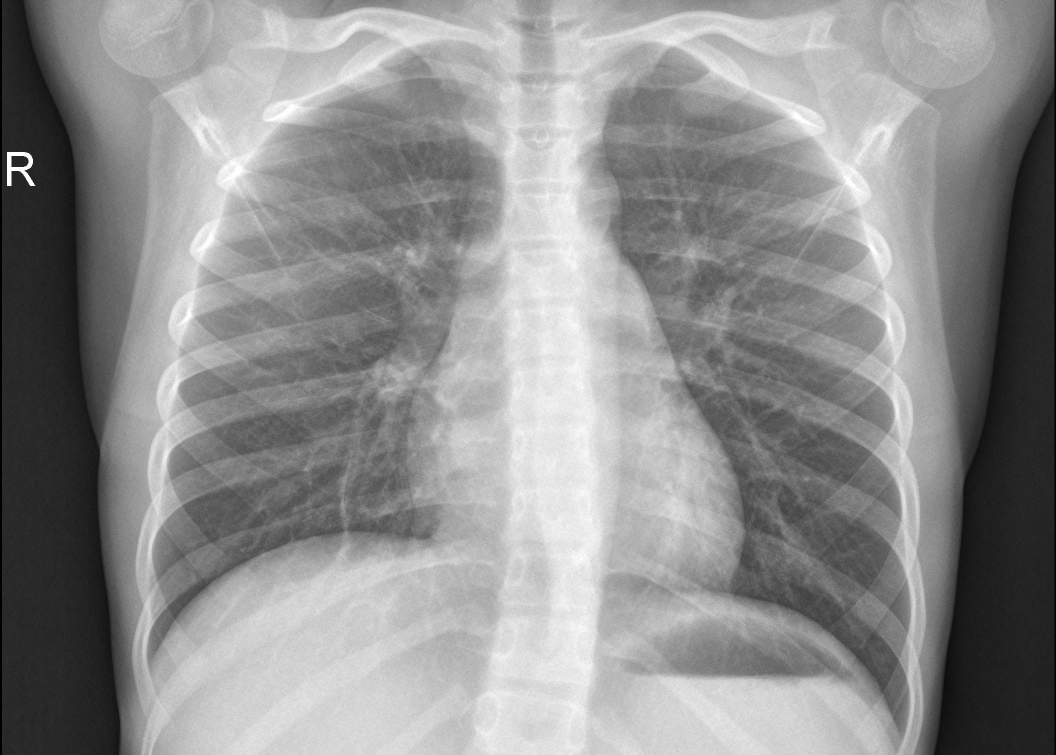
#> input picture chest_xray/test/NORMAL/IM-0003-0001.jpeg, 2111 x 1509 px, found by its file name (shown at 1/2 size); its folder holds only this picture in this run
$ jupyter execute --allow-errors PneumoniaRandomForest.ipynb   (shell and % lines are left out)   (older library calls are emulated)
#> lines starting #> are read from the running program, lines starting #| are printed output that depends on the picture; long printed decimals are rounded
<a href="https://colab.research.google.com/github/atharvai812/PneumoniaDetection/blob/RF/PneumoniaRandomForest.ipynb" target="_parent"></a>

[cell 1]
from google.colab import drive
import os
import cv2
import numpy as np
import matplotlib.pyplot as plt

# Mount Google Drive
drive.mount('/content/drive', force_remount=True)
# Directories for the dataset
base_dir = '/content/drive/MyDrive/PneumoniaDetection/chest_xray/'
train_dir = os.path.join(base_dir, 'train')
val_dir = os.path.join(base_dir, 'val')
test_dir = os.path.join(base_dir, 'test')

# Function to load and convert images to grayscale
def load_and_convert_to_grayscale(image_dir):
    images = []
    labels = []
    for label in ['NORMAL', 'PNEUMONIA']:
        folder_path = os.path.join(image_dir, label)
        for img_name in os.listdir(folder_path):
            img_path = os.path.join(folder_path, img_name)
            img = cv2.imread(img_path, cv2.IMREAD_GRAYSCALE)  # Read image in grayscale
#> img is the input picture: shape (1509, 2111); min 0, max 255, mean 142.4
            img = cv2.resize(img, (150, 150))  # Resize to 150x150
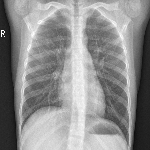
#> img: shape (150, 150); min 13, max 255, mean 142.5
            images.append(img)
            labels.append(0 if label == 'NORMAL' else 1)
#> pass 2 of the loop in load_and_convert_to_grayscale, `for label in ['NORMAL', 'PNEUMONIA']:`:
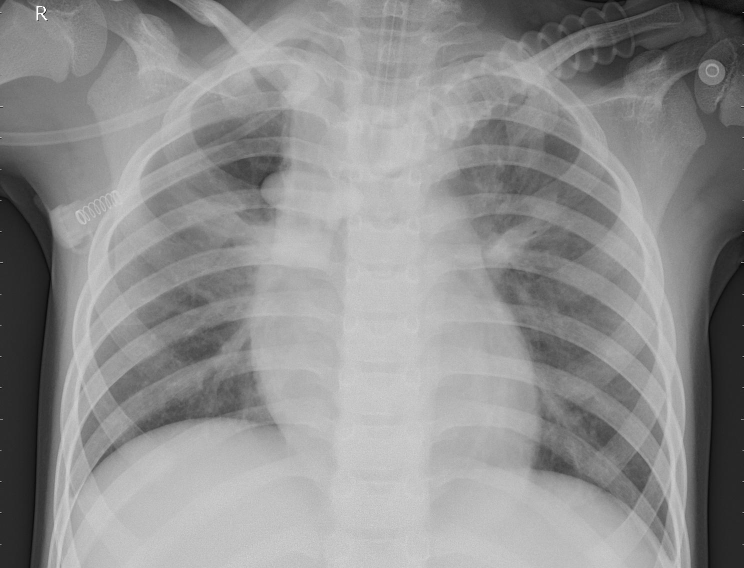
#> input picture chest_xray/test/PNEUMONIA/person10_virus_35.jpeg, 1488 x 1136 px, found by its file name (shown at 1/2 size)
#> in load_and_convert_to_grayscale, img is the input picture: shape (1136, 1488); min 0, max 255, mean 142.5
#> in load_and_convert_to_grayscale, `img = cv2.resize(img, (150, 150))`:
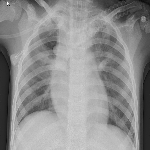
#> img: shape (150, 150); min 11, max 255, mean 142.4
    return np.array(images), np.array(labels)

# Load the data
train_images, train_labels = load_and_convert_to_grayscale(train_dir)
#> train_labels = [0, 1]
#> pass 2 of the loop in load_and_convert_to_grayscale, `for label in ['NORMAL', 'PNEUMONIA']:`:
val_images, val_labels = load_and_convert_to_grayscale(val_dir)
#> val_labels = [0, 1]
#> pass 2 of the loop in load_and_convert_to_grayscale, `for label in ['NORMAL', 'PNEUMONIA']:`:
test_images, test_labels = load_and_convert_to_grayscale(test_dir)
#> test_labels = [0, 1]

# Display example image
plt.imshow(train_images[0], cmap='gray')
plt.title('Sample Image - Grayscale')
plt.show()

[cell 2]
import cv2
from skimage.restoration import denoise_tv_chambolle

def anisotropic_diffusion(image):
    return denoise_tv_chambolle(image, weight=0.1)

# Apply on a sample image
filtered_image = anisotropic_diffusion(train_images[0])
plt.imshow(filtered_image, cmap='gray')
plt.title('Anisotropic Diffusion Filter Applied')
plt.show()

[cell 3]
def nlm_filter(image):
    return cv2.fastNlMeansDenoising(image, None, 30, 7, 21)

# Apply on a sample image
filtered_image = nlm_filter(train_images[0])
plt.imshow(filtered_image, cmap='gray')
plt.title('NLM Filter Applied')
plt.show()

[cell 4]
def gaussian_filter(image):
    return cv2.GaussianBlur(image, (5, 5), 0)

# Apply on a sample image
filtered_image = gaussian_filter(train_images[0])
plt.imshow(filtered_image, cmap='gray')
plt.title('Gaussian Filter Applied')
plt.show()

[cell 5]
from scipy.signal import wiener

def wiener_filter(image):
    return wiener(image, (5, 5))

# Apply on a sample image
filtered_image = wiener_filter(train_images[0])
#> in wiener_filter, `return wiener(image, (5, 5))`:
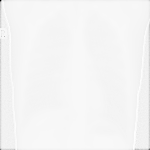
#> returned value: shape (150, 150) float64; min -6876.7, max 408.3, mean 129.3; drawn with min black and max white
plt.imshow(filtered_image, cmap='gray')
plt.title('Wiener Filter Applied')
plt.show()

[cell 6]
from skimage.metrics import structural_similarity as ssim
from skimage.metrics import mean_squared_error
import math

# Function for calculating MSE, PSNR, and SSIM
def calculate_metrics(original_image, filtered_image):
    # Calculate MSE
    mse_value = mean_squared_error(original_image, filtered_image)

    # Calculate PSNR
    psnr_value = 20 * math.log10(255.0 / math.sqrt(mse_value))

    # Calculate SSIM (use data_range to specify the range of pixel values)
    ssim_value = ssim(original_image, filtered_image, data_range=original_image.max() - original_image.min())

    return mse_value, psnr_value, ssim_value

# Compare each filter
original_image = train_images[0]

filters = {
    'Anisotropic': anisotropic_diffusion,
    'NLM': nlm_filter,
    'Gaussian': gaussian_filter,
    'Wiener': wiener_filter
}

for filter_name, filter_func in filters.items():
    # Apply the filter
    filtered_image = filter_func(original_image)

    # Calculate metrics
    mse_value, psnr_value, ssim_value = calculate_metrics(original_image, filtered_image)

    # Print the results
    print(f"Filter: {filter_name} -> MSE: {mse_value}, PSNR: {psnr_value}, SSIM: {ssim_value}")
#> this loop made 4 passes
#> (mse_value, psnr_value, ssim_value) on passes 1 to 4: (23758, 4.37, 0.00257), (127.4, 27.08, 0.691), (64.85, 30.01, 0.885), (16930.3, 5.84, 0.518)
#| Filter: Anisotropic -> MSE: 23758.002, PSNR: 4.373, SSIM: 0.002565
#| Filter: NLM -> MSE: 127.414, PSNR: 27.079, SSIM: 0.6912
#| Filter: Gaussian -> MSE: 64.849, PSNR: 30.012, SSIM: 0.8845
#| Filter: Wiener -> MSE: 16930.286, PSNR: 5.844, SSIM: 0.5177

[cell 7]
def apply_gaussian_filter(images):
    filtered_images = []
    for img in images:
        filtered_img = cv2.GaussianBlur(img, (5, 5), 0)
        filtered_images.append(filtered_img)
    return np.array(filtered_images)

# Applying Gaussian filter to the train, validation, and test datasets
filtered_train_images = apply_gaussian_filter(train_images)
#> the loop in apply_gaussian_filter, `for img in images:` made 2 passes
#> pass 2, in apply_gaussian_filter, `filtered_img = cv2.GaussianBlur(img, (5, 5), 0)`:
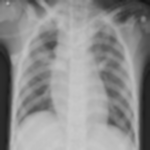
#> filtered_img: shape (150, 150); min 19, max 203, mean 142.4
#> after the loop in apply_gaussian_filter, `for img in images:`: filtered_images = 2 items
filtered_val_images = apply_gaussian_filter(val_images)
#> the loop in apply_gaussian_filter (call 2), `for img in images:` made 2 passes
filtered_test_images = apply_gaussian_filter(test_images)

# Display a sample filtered image
plt.imshow(filtered_train_images[0], cmap='gray')
plt.title('Sample Filtered Image (Gaussian)')
plt.show()

[cell 8]
from skimage.metrics import structural_similarity as ssim
from skimage.metrics import mean_squared_error
import math

# Function to calculate metrics
def calculate_metrics(original_image, filtered_image):
    mse_value = mean_squared_error(original_image, filtered_image)
    psnr_value = 20 * math.log10(255.0 / math.sqrt(mse_value))
    ssim_value = ssim(original_image, filtered_image)
    return mse_value, psnr_value, ssim_value

# Compareing the original and filtered images for a sample image
sample_index = 0
original_image = train_images[sample_index]
filtered_image = filtered_train_images[sample_index]

# Calculate MSE, PSNR, SSIM for the Gaussian filtered image
mse_value, psnr_value, ssim_value = calculate_metrics(original_image, filtered_image)
#> in calculate_metrics, `mse_value = mean_squared_error(original_image, filtered_image)`: mse_value = 64.85
#> in calculate_metrics, `psnr_value = 20 * math.log10(255.0 / math.sqrt(mse_value))`: psnr_value = 30.01
#> in calculate_metrics, `ssim_value = ssim(original_image, filtered_image)`: ssim_value = 0.888
#> mse_value = 64.85; psnr_value = 30.01; ssim_value = 0.888
print(f"Gaussian Filter -> MSE: {mse_value}, PSNR: {psnr_value}, SSIM: {ssim_value}")
#| Gaussian Filter -> MSE: 64.849, PSNR: 30.012, SSIM: 0.8876

[cell 9]
def apply_clahe(images):
    clahe_images = []
    clahe = cv2.createCLAHE(clipLimit=2.0, tileGridSize=(8, 8))
    for img in images:
        clahe_img = clahe.apply(img)
        clahe_images.append(clahe_img)
    return np.array(clahe_images)

# Apply CLAHE to the filtered images
clahe_train_images = apply_clahe(filtered_train_images)
#> the loop in apply_clahe, `for img in images:` made 2 passes
#> pass 1, in apply_clahe, `clahe_img = clahe.apply(img)`:
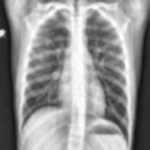
#> clahe_img: shape (150, 150); min 20, max 255, mean 149.3
#> pass 2, in apply_clahe, `clahe_img = clahe.apply(img)`:
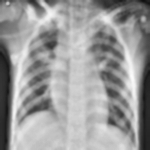
#> clahe_img: shape (150, 150); min 15, max 251, mean 154.7
#> after the loop in apply_clahe, `for img in images:`: clahe_images = 2 items
clahe_val_images = apply_clahe(filtered_val_images)
#> the loop in apply_clahe (call 2), `for img in images:` made 2 passes
clahe_test_images = apply_clahe(filtered_test_images)

# Display a sample CLAHE applied image
plt.imshow(clahe_train_images[0], cmap='gray')
plt.title('Sample Image after Gaussian Filter and CLAHE')
plt.show()

[cell 10]
from tensorflow.keras.preprocessing.image import ImageDataGenerator
import numpy as np
import matplotlib.pyplot as plt

# Define the augmentation
#> (the rest of this cell did not finish here and is left out)

[cell 11]
import matplotlib.pyplot as plt
import numpy as np

# Assuming clahe_train_images is a list or array of images (grayscale)
num_images = len(clahe_train_images)
#> num_images = 2

# Determine the grid size for displaying the images
grid_size = int(np.ceil(np.sqrt(num_images)))  # Square grid
#> grid_size = 2

# Create a figure with subplots
fig, axes = plt.subplots(grid_size, grid_size, figsize=(12, 12))

# Iterate over the images and plot each one
for i, ax in enumerate(axes.flat):
    if i < num_images:
        # Get the ith CLAHE image
        img = clahe_train_images[i]

        # Display the image
        ax.imshow(img, cmap='gray')

    # Remove axes for unused subplots
    ax.axis('off')
#> this loop made 4 passes

# Adjust layout (manually adjusted spacing instead of tight_layout)
plt.subplots_adjust(wspace=0.2, hspace=0.2)
plt.show()

[cell 12]
import cv2
import numpy as np
from scipy.stats import skew, kurtosis

def extract_statistical_features(image):
    # Flatten the image to 1D array
    flat_image = image.flatten()

    # Mean
    mean_val = np.mean(flat_image)

    # Variance
    variance_val = np.var(flat_image)

    # Skewness
    skewness_val = skew(flat_image)

    # Kurtosis
    kurtosis_val = kurtosis(flat_image)

    return [mean_val, variance_val, skewness_val, kurtosis_val]

statistical_features = []
for img in filtered_train_images:
    features = extract_statistical_features(img)
    statistical_features.append(features)
#> this loop made 2 passes
#> (mean_val in extract_statistical_features, variance_val in extract_statistical_features, skewness_val in extract_statistical_features, kurtosis_val in extract_statistical_features) on passes 1 to 2: (142.5, 3477.5, -0.488, -0.798), (142.4, 2054.1, -0.859, -0.136)
#> after the loop, statistical_features = [[142.5, 3477.5, -0.488, -0.798], [142.4, 2054.1, -0.859, -0.136]]

print(f"Sample statistical features: {statistical_features[0]}")
#| Sample statistical features: [142.5012, 3477.470, -0.4879, -0.7982]

[cell 13]
import mahotas

# Function to extract texture features using Mahotas GLCM
def extract_glcm_features_mahotas(image):
    # Calculate GLCM using Mahotas
    glcm = mahotas.features.haralick(image)

    # Extract the mean of Haralick features (texture features)
    mean_features = glcm.mean(axis=0)

    return mean_features

texture_features = []
#> (the rest of this cell did not finish here and is left out)

[cell 14]
def extract_edge_features(image):
    # Apply Sobel filter to detect edges
    sobel_x = cv2.Sobel(image, cv2.CV_64F, 1, 0, ksize=5)  # X-axis
    sobel_y = cv2.Sobel(image, cv2.CV_64F, 0, 1, ksize=5)  # Y-axis

    # Combine the edge information
    sobel_combined = np.sqrt(np.square(sobel_x) + np.square(sobel_y))

    # Sum and standard deviation of edge intensity values
    edge_sum = np.sum(sobel_combined)
    edge_std = np.std(sobel_combined)

    return [edge_sum, edge_std]

edge_features = []
for img in filtered_train_images:
    features = extract_edge_features(img)
    edge_features.append(features)
#> this loop made 2 passes
#> (edge_sum in extract_edge_features, edge_std in extract_edge_features) on passes 1 to 2: (18149558.5, 712.5), (13877182.4, 625.8)
#> pass 1, in extract_edge_features, `sobel_x = cv2.Sobel(image, cv2.CV_64F, 1, 0, ksize=5)`:
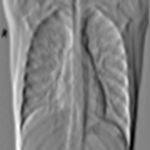
#> sobel_x: shape (150, 150) float64; min -4204, max 4062, mean -0.3; drawn with min black and max white
#> pass 1, in extract_edge_features, `sobel_y = cv2.Sobel(image, cv2.CV_64F, 0, 1, ksize=5)`:
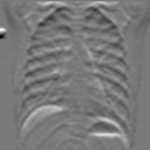
#> sobel_y: shape (150, 150) float64; min -3832, max 4214, mean 4.4; drawn with min black and max white
#> pass 1, in extract_edge_features, `sobel_combined = np.sqrt(np.square(sobel_x) + np.square(sobel_y))`:
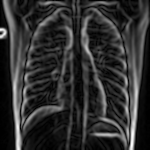
#> sobel_combined: shape (150, 150) float64; min 0, max 4240.9, mean 806.6; drawn with min black and max white
#> pass 2, in extract_edge_features (call 2), `sobel_x = cv2.Sobel(image, cv2.CV_64F, 1, 0, ksize=5)`:
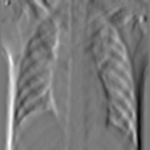
#> sobel_x: shape (150, 150) float64; min -4099, max 4417, mean -11.9; drawn with min black and max white
#> after the loop, edge_features = [[18149558.5, 712.5], [13877182.4, 625.8]]

print(f"Sample edge features: {edge_features[0]}")
#| Sample edge features: [18149558.522, 712.521]

[cell 15]
from skimage.feature import hog

# Function to extract HOG features
def extract_hog_features(image):
    features, hog_image = hog(image, orientations=9, pixels_per_cell=(8, 8),
                              cells_per_block=(2, 2), block_norm='L2-Hys', visualize=True)
    return features

hog_features = []
for img in filtered_train_images:
    features = extract_hog_features(img)
    hog_features.append(features)
#> this loop made 2 passes
#> pass 2, in extract_hog_features (call 2), `features, hog_image = hog(image, orientations=9, pixels_per_cell=(8, 8..`:
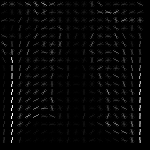
#> hog_image: shape (150, 150) float64; min 0, max 35.73, mean 0.9; drawn with min black and max white
#> after the loop, hog_features = 2 items

print(f"Sample HOG features: {hog_features[0][:10]}")  # Print the first 10 HOG features
#| Sample HOG features: [0.2185 0.005822 0.         0.         0.005406 0.
#|  0.         0.01314 0.4332 0.4332]
